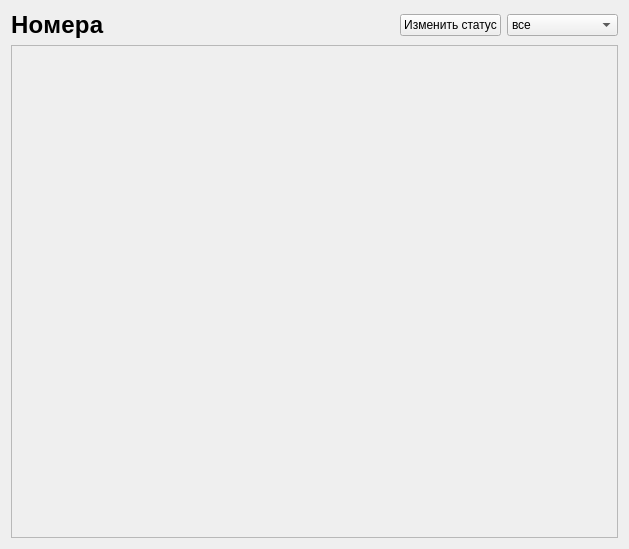
<?xml version="1.0" encoding="UTF-8"?>
<ui version="4.0">
 <class>FormRooms</class>
 <widget class="QWidget" name="FormRooms">
  <property name="geometry">
   <rect>
    <x>0</x>
    <y>0</y>
    <width>629</width>
    <height>549</height>
   </rect>
  </property>
  <property name="windowTitle">
   <string>Form</string>
  </property>
  <layout class="QVBoxLayout" name="verticalLayout">
   <item>
    <layout class="QHBoxLayout" name="horizontalLayout_2">
     <item>
      <widget class="QLabel" name="label">
       <property name="styleSheet">
        <string notr="true">font-style: normal;
font-weight: 700;
font-size: 24px;
line-height: 30px;
letter-spacing: 0.3px;
</string>
       </property>
       <property name="text">
        <string>Номера</string>
       </property>
      </widget>
     </item>
     <item>
      <spacer name="horizontalSpacer">
       <property name="orientation">
        <enum>Qt::Horizontal</enum>
       </property>
       <property name="sizeHint" stdset="0">
        <size>
         <width>40</width>
         <height>20</height>
        </size>
       </property>
      </spacer>
     </item>
     <item>
      <layout class="QHBoxLayout" name="horizontalLayout">
       <item>
        <widget class="QPushButton" name="pushButton">
         <property name="text">
          <string>Изменить статус</string>
         </property>
        </widget>
       </item>
       <item>
        <widget class="QComboBox" name="comboBox">
         <item>
          <property name="text">
           <string>все</string>
          </property>
         </item>
         <item>
          <property name="text">
           <string>забронирован</string>
          </property>
         </item>
         <item>
          <property name="text">
           <string>заселен</string>
          </property>
         </item>
         <item>
          <property name="text">
           <string>свободно</string>
          </property>
         </item>
        </widget>
       </item>
      </layout>
     </item>
    </layout>
   </item>
   <item>
    <widget class="QScrollArea" name="scrollArea">
     <property name="widgetResizable">
      <bool>true</bool>
     </property>
     <widget class="QWidget" name="scrollAreaWidgetContents">
      <property name="geometry">
       <rect>
        <x>0</x>
        <y>0</y>
        <width>605</width>
        <height>484</height>
       </rect>
      </property>
      <layout class="QVBoxLayout" name="verticalLayout_2"/>
     </widget>
    </widget>
   </item>
  </layout>
 </widget>
 <resources/>
 <connections/>
</ui>
